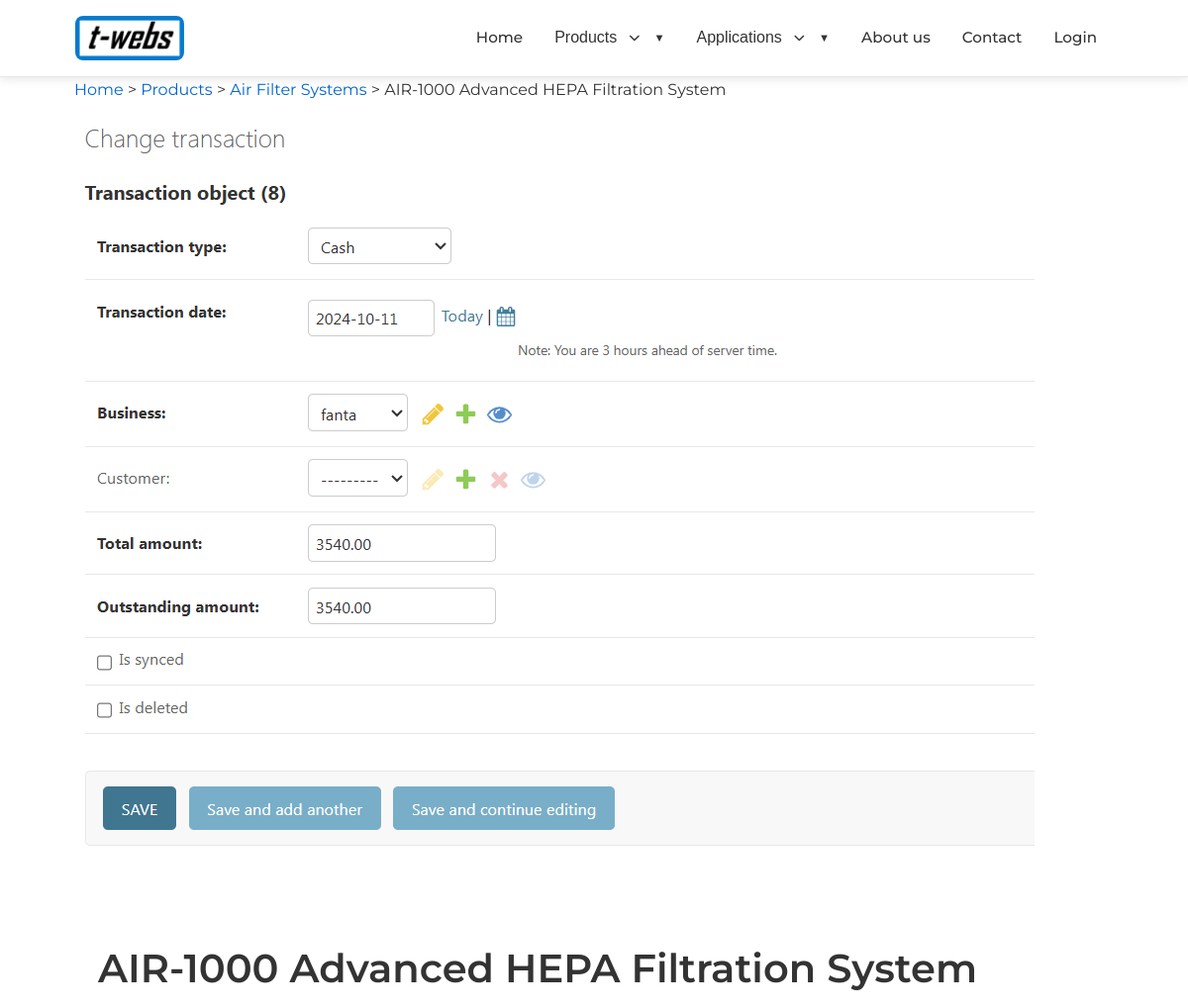
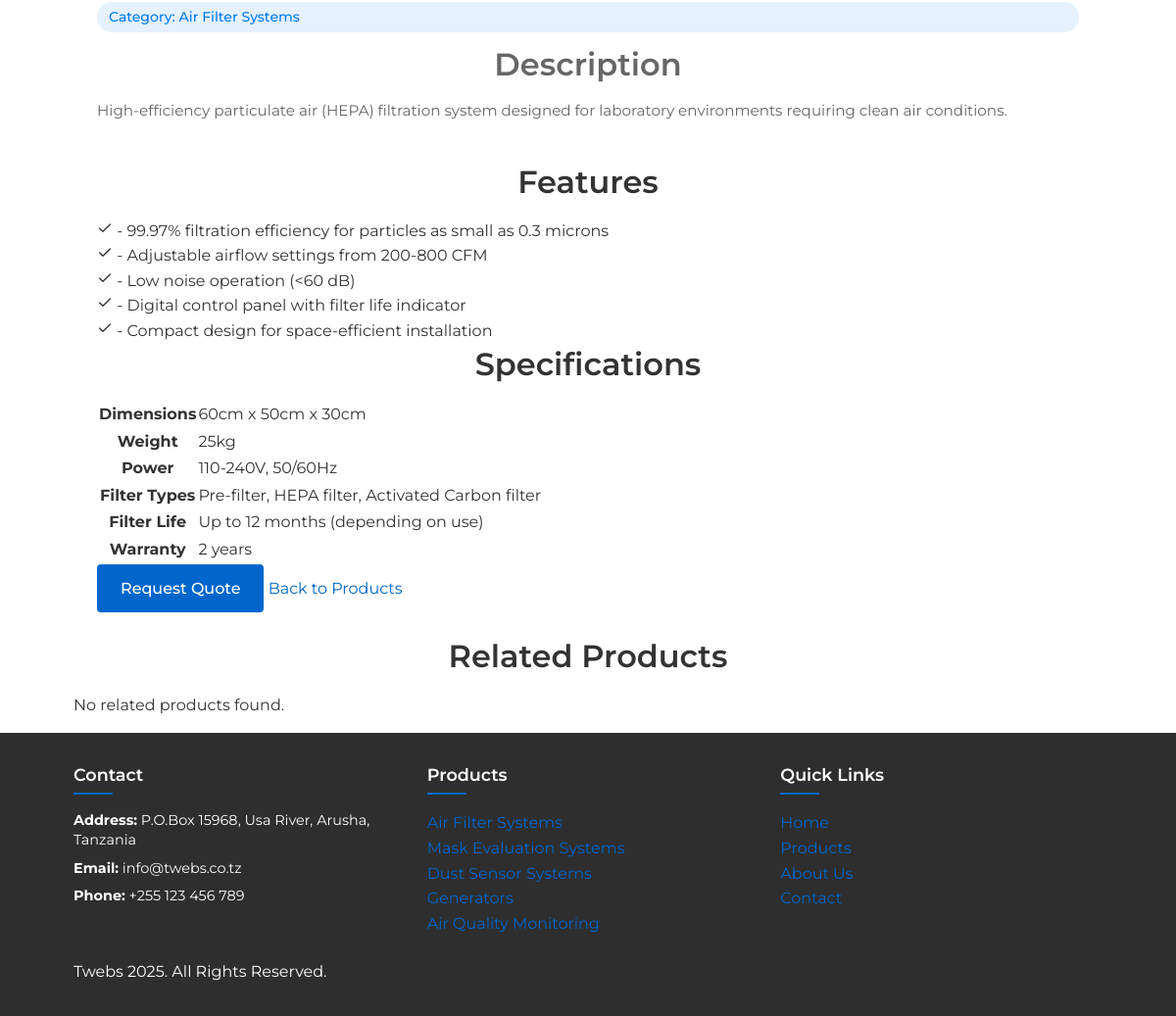
The page /product/air-1000-advanced-hepa-filtration-system/ on the database its author committed (2 pictures, top to bottom).
### website/models.py (models this page shows, shortened)
class Product(models.Model):
    category = models.ForeignKey(ProductCategory, related_name="products", on_delete=models.CASCADE)
    name = models.CharField(max_length=200)
    slug = models.SlugField(unique=True, editable=False)
    description = models.TextField()
    features = models.TextField(blank=True, null=True, help_text="Enter features as bullet points, one per line")
    specifications = models.TextField(blank=True, null=True, help_text="Enter specs as key:value pairs, one per line")
    image = models.ImageField(upload_to='products/', blank=True, null=True)
    order = models.PositiveIntegerField(default=0)
    active = models.BooleanField(default=True)
    class Meta:
        ordering = ['category', 'order']

class ProductCategory(models.Model):
    name = models.CharField(max_length=100)
    slug = models.SlugField(unique=True, editable=False)
    description = models.TextField(blank=True, null=True)
    order = models.PositiveIntegerField(default=0)
    class Meta:
        verbose_name_plural = "Product Categories"
        ordering = ['order']

class SiteSettings(models.Model):
    site_title = models.CharField(max_length=100, default="Twebs")
    site_description = models.TextField(default="Leading supplier of laboratory and scientific instrumentation in Southern Africa")
    email = models.EmailField(default="info@twebs.com")
    phone = models.CharField(max_length=20, default="+27 123 456 789")
    address = models.TextField(default="123 Lab Street, Pretoria, South Africa")
    facebook_url = models.URLField(blank=True, null=True)
    twitter_url = models.URLField(blank=True, null=True)
    instagram_url = models.URLField(blank=True, null=True)
    linkedin_url = models.URLField(blank=True, null=True)
    footer_text = models.CharField(max_length=200, default="  Twebs 2025. All Rights Reserved.")
    class Meta:
        verbose_name = "Site Settings"
        verbose_name_plural = "Site Settings"

### website/views.py (the view)
# urls.py: path('product/<slug:product_slug>/', views.product_detail, name='product_detail'),
def product_detail(request, product_slug):
    context = get_common_context()
    product = get_object_or_404(Product, slug=product_slug, active=True)
    if product.features:
        features = [f.strip() for f in product.features.split('\n') if f.strip()]
    else:
        features = []
    if product.specifications:
        specs = {}
        for line in product.specifications.split('\n'):
            if ':' in line:
                key, value = line.split(':', 1)
                specs[key.strip()] = value.strip()
    else:
        specs = {}
    context.update({
        'product': product,
        'features': features,
        'specifications': specs,
    })
    return render(request, 'website/product_detail.html', context)

### website/views.py (called while the page is built, shortened)
def get_common_context():
    context = {}
    try:
        context['site_settings'] = SiteSettings.objects.first()
    except:
        context['site_settings'] = None
    try:
        context['product_categories'] = ProductCategory.objects.all()
    except:
        context['product_categories'] = []
    context['applications_enabled'] = True
    context['application_categories'] = [
        {'name': 'Materials Testing', 'url': '#'},
        {'name': 'Microscopy', 'url': '#'},
        {'name': 'Spectroscopy', 'url': '#'},
    ]
    return context

### website/templates/website/product_detail.html (shortened to what this page needs)
{% extends 'website/base.html' %}
{% load static %}
{% block content %}
  <section class="product-detail">
    <div class="container">
      <div class="breadcrumbs">
        <a href="{% url 'website:home' %}">Home</a> &gt;
        <a href="{% url 'website:products' %}">Products</a> &gt;
        <a href="{% url 'website:product_category' product.category.slug %}">{{ product.category.name }}</a> &gt;
        <span>{{ product.name }}</span>
      </div>
      <div class="product-detail-container">
        <div class="product-media">
          {% if product.image %}
            <img src="{{ product.image.url }}" alt="{{ product.name }}" class="product-detail-image">
          {% endif %}
        </div>
        <div class="product-info">
          <h1>{{ product.name }}</h1>
          <p class="product-category">Category: {{ product.category.name }}</p>
          <div class="product-description">
            <h2>Description</h2>
            <div class="description-content">
              {{ product.description|linebreaks }}
            </div>
          </div>
          {% if features %}
            <div class="product-features">
              <h2>Features</h2>
              <ul class="features-list">
                {% for feature in features %}
                  <li>
                    <svg xmlns="http://www.w3.org/2000/svg" width="16" height="16" viewBox="0 0 24 24" fill="none" stroke="currentColor" stroke-width="2" stroke-linecap="round" stroke-linejoin="round"><polyline points="20 6 9 17 4 12"></polyline></svg>
                    {{ feature }}
                  </li>
                {% endfor %}
              </ul>
            </div>
          {% endif %}
          {% if specifications %}
            <div class="product-specs">
              <h2>Specifications</h2>
              <table class="specs-table">
                <tbody>
                  {% for key, value in specifications.items %}
                    <tr>
                      <th>{{ key }}</th>
                      <td>{{ value }}</td>
                    </tr>
                  {% endfor %}
                </tbody>
              </table>
            </div>
          {% endif %}
          <div class="product-cta">
            <a href="{% url 'website:contact' %}" class="btn btn-primary">Request Quote</a>
            <a href="javascript:history.back()" class="btn btn-secondary">Back to Products</a>
          </div>
        </div>
      </div>
    </div>
  </section>
  <section class="related-products">
    <div class="container">
      <h2>Related Products</h2>
      <div class="related-products-container">
        {% for related_product in related_products|slice:":3" %}
          <div class="product-card">
            {% if related_product.image %}
              <div class="product-image">
                <img src="{{ related_product.image.url }}" alt="{{ related_product.name }}">
              </div>
            {% else %}
              <div class="product-image placeholder">
                <svg xmlns="http://www.w3.org/2000/svg" width="80" height="80" viewBox="0 0 24 24" fill="none" stroke="currentColor" stroke-width="1" stroke-linecap="round" stroke-linejoin="round"><path d="M21 2H3v16h18V2z"></path><path d="M21 15H3"></path><path d="M7 2v13"></path></svg>
              </div>
            {% endif %}
            <div class="product-info">
              <h3>{{ related_product.name }}</h3>
              <p class="product-category">{{ related_product.category.name }}</p>
              <div class="product-description">
                {{ related_product.description|truncatewords:10 }}
              </div>
              <a href="{% url 'website:product_detail' related_product.slug %}" class="btn btn-primary btn-sm">View Details</a>
            </div>
          </div>
        {% empty %}
          <p>No related products found.</p>
        {% endfor %}
      </div>
    </div>
  </section>
{% endblock %}

### website/templates/website/base.html (shortened to what this page needs)
{% load static %}
<!DOCTYPE html>
<html lang="en">
  <head>
    <link rel="stylesheet" href="{% static 'website/css/style.css' %}">
    <link rel="stylesheet" href="https://cdnjs.cloudflare.com/ajax/libs/font-awesome/6.5.1/css/all.min.css">
  </head>
  <body>
    <header class="navbar">
      <div class="container">
        <a href="{% url 'website:home' %}" class="logo">
          <img src="{% static 'website/img/logo.png' %}" alt="{{ site_settings.site_title|default:'Twebs' }} Logo" class="logo-img" width="150" height="50">
        </a>
        <nav class="nav-menu">
          <a href="{% url 'website:home' %}" class="nav-link {% if request.path == '/' %}active{% endif %}">Home</a>
          <div class="dropdown">
            <button class="dropdown-btn">Products <i class="fas fa-chevron-down"></i></button>
          </div>
          {% if applications_enabled %}
          <div class="dropdown">
            <button class="dropdown-btn">Applications <i class="fas fa-chevron-down"></i></button>
          </div>
          {% endif %}
          <a href="{% url 'website:about' %}" class="nav-link {% if 'about' in request.path %}active{% endif %}">About us</a>
          <a href="{% url 'website:contact' %}" class="nav-link {% if 'contact' in request.path %}active{% endif %}">Contact</a>
          <a href="{% url 'adminpage:login' %}" class="nav-link {% if 'login' in request.path %}active{% endif %}">Login</a>
        </nav>
      </div>
    </header>
    <main>
      {% block content %}{% endblock %}
    </main>
    <footer class="footer">
      <div class="container">
        <div class="footer-content">
          <div class="footer-column">
            <h3>Contact</h3>
            <ul class="contact-info">
              <li><strong>Address:</strong> P.O.Box 15968, Usa River, Arusha, Tanzania</li>
              <li><strong>Email:</strong> <a href="mailto:info@twebs.co.tz">info@twebs.co.tz</a></li>
              <li><strong>Phone:</strong> +255 123 456 789</li>
            </ul>
          </div>
          <div class="footer-column">
            <h3>Products</h3>
            <ul class="footer-links">
              {% for category in product_categories %}
                <li><a href="{% url 'website:product_category' category.slug %}">{{ category.name }}</a></li>
              {% endfor %}
            </ul>
          </div>
          <div class="footer-column">
            <h3>Quick Links</h3>
            <ul class="footer-links">
              <li><a href="{% url 'website:home' %}">Home</a></li>
              <li><a href="{% url 'website:products' %}">Products</a></li>
              <li><a href="{% url 'website:about' %}">About Us</a></li>
              <li><a href="{% url 'website:contact' %}">Contact</a></li>
            </ul>
          </div>
        </div>
        <div class="footer-bottom">
          <p>{{ site_settings.footer_text|default:"&copy; Twebs 2025. All Rights Reserved." }}</p>
        </div>
      </div>
    </footer>
  </body>
</html>

### rows shown on the page
Product: category.name "Air Filter Systems", name "AIR-1000 Advanced HEPA Filtration System", image (picture), description "High-efficiency particulate air (HEPA) filtration system designed for laboratory environments requiring clean air conditions."
ProductCategory: name "Air Filter Systems"
ProductCategory: name "Mask Evaluation Systems"
ProductCategory: name "Dust Sensor Systems"
ProductCategory: name "Generators"
ProductCategory: name "Air Quality Monitoring"
SiteSettings: footer_text "Twebs 2025. All Rights Reserved."

### other values the page prints
{{ feature }} "- 99.97% filtration efficiency for particles as small as 0.3 microns" "- Adjustable airflow settings from 200-800 CFM" "- Low noise operation (<60 dB)" "- Digital control panel with filter life indicator" "- Compact design for space-efficient installation"
{{ key }} "Dimensions" "Weight" "Power" "Filter Types" "Filter Life" "Warranty"
{{ value }} "60cm x 50cm x 30cm" "25kg" "110-240V, 50/60Hz" "Pre-filter, HEPA filter, Activated Carbon filter" "Up to 12 months (depending on use)" "2 years"
